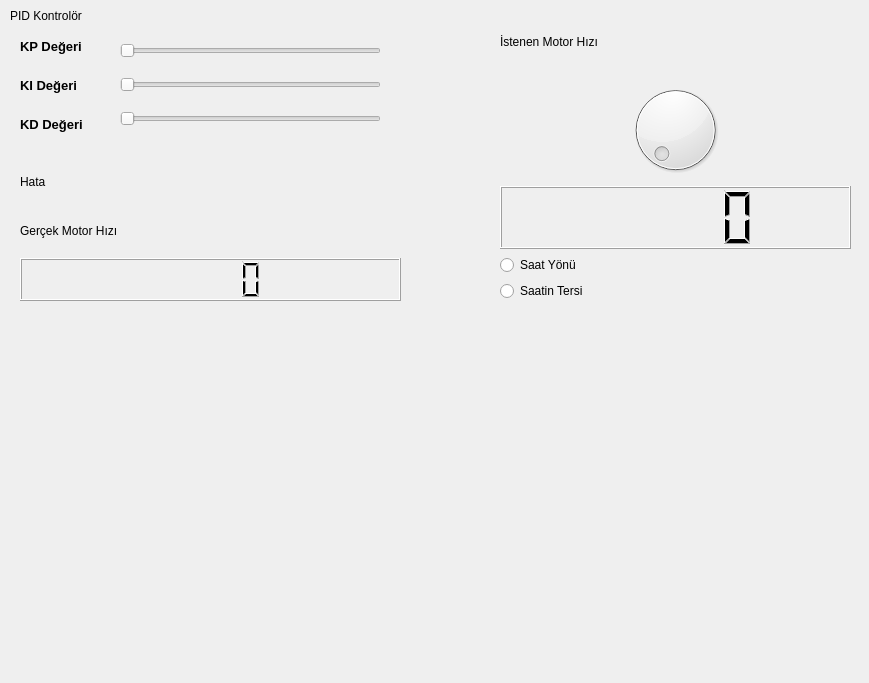
<?xml version="1.0" encoding="UTF-8"?>
<ui version="4.0">
 <class>Dialog</class>
 <widget class="QDialog" name="Dialog">
  <property name="geometry">
   <rect>
    <x>0</x>
    <y>0</y>
    <width>869</width>
    <height>683</height>
   </rect>
  </property>
  <property name="windowTitle">
   <string>Dialog</string>
  </property>
  <property name="autoFillBackground">
   <bool>false</bool>
  </property>
  <property name="styleSheet">
   <string notr="true">selection-background-color: rgb(170, 255, 255);</string>
  </property>
  <widget class="QWidget" name="layoutWidget">
   <property name="geometry">
    <rect>
     <x>500</x>
     <y>10</y>
     <width>351</width>
     <height>291</height>
    </rect>
   </property>
   <layout class="QVBoxLayout" name="verticalLayout_4">
    <item>
     <widget class="QLabel" name="label_4">
      <property name="text">
       <string>İstenen Motor Hızı</string>
      </property>
     </widget>
    </item>
    <item>
     <widget class="QDial" name="motorHiz">
      <property name="cursor">
       <cursorShape>OpenHandCursor</cursorShape>
      </property>
      <property name="maximum">
       <number>250</number>
      </property>
      <property name="singleStep">
       <number>10</number>
      </property>
     </widget>
    </item>
    <item>
     <widget class="QLCDNumber" name="hizGosterge"/>
    </item>
    <item>
     <widget class="QRadioButton" name="saatYonu">
      <property name="text">
       <string>Saat Yönü</string>
      </property>
     </widget>
    </item>
    <item>
     <widget class="QRadioButton" name="saatinTersi">
      <property name="text">
       <string>Saatin Tersi</string>
      </property>
     </widget>
    </item>
   </layout>
  </widget>
  <widget class="QWidget" name="layoutWidget">
   <property name="geometry">
    <rect>
     <x>20</x>
     <y>160</y>
     <width>381</width>
     <height>141</height>
    </rect>
   </property>
   <layout class="QVBoxLayout" name="verticalLayout_5">
    <item>
     <widget class="QLabel" name="label_7">
      <property name="text">
       <string>Hata </string>
      </property>
     </widget>
    </item>
    <item>
     <widget class="QLabel" name="label_5">
      <property name="text">
       <string>Gerçek Motor Hızı</string>
      </property>
     </widget>
    </item>
    <item>
     <widget class="QLCDNumber" name="gercekHiz"/>
    </item>
   </layout>
  </widget>
  <widget class="QLabel" name="label_6">
   <property name="geometry">
    <rect>
     <x>10</x>
     <y>0</y>
     <width>121</width>
     <height>31</height>
    </rect>
   </property>
   <property name="text">
    <string>PID Kontrolör</string>
   </property>
  </widget>
  <widget class="QWidget" name="layoutWidget">
   <property name="geometry">
    <rect>
     <x>20</x>
     <y>30</y>
     <width>91</width>
     <height>111</height>
    </rect>
   </property>
   <layout class="QVBoxLayout" name="verticalLayout">
    <item>
     <widget class="QLabel" name="label">
      <property name="text">
       <string>&lt;html&gt;&lt;head/&gt;&lt;body&gt;&lt;p&gt;&lt;span style=&quot; font-size:10pt; font-weight:600;&quot;&gt;KP Değeri&lt;/span&gt;&lt;/p&gt;&lt;/body&gt;&lt;/html&gt;</string>
      </property>
      <property name="textFormat">
       <enum>Qt::AutoText</enum>
      </property>
     </widget>
    </item>
    <item>
     <widget class="QLabel" name="label_2">
      <property name="text">
       <string>&lt;html&gt;&lt;head/&gt;&lt;body&gt;&lt;p&gt;&lt;span style=&quot; font-size:10pt; font-weight:600;&quot;&gt;KI Değeri&lt;/span&gt;&lt;/p&gt;&lt;/body&gt;&lt;/html&gt;</string>
      </property>
     </widget>
    </item>
    <item>
     <widget class="QLabel" name="label_3">
      <property name="text">
       <string>&lt;html&gt;&lt;head/&gt;&lt;body&gt;&lt;p&gt;&lt;span style=&quot; font-size:10pt; font-weight:600;&quot;&gt;KD Değeri&lt;/span&gt;&lt;/p&gt;&lt;/body&gt;&lt;/html&gt;</string>
      </property>
     </widget>
    </item>
   </layout>
  </widget>
  <widget class="QWidget" name="layoutWidget">
   <property name="geometry">
    <rect>
     <x>120</x>
     <y>30</y>
     <width>261</width>
     <height>111</height>
    </rect>
   </property>
   <layout class="QVBoxLayout" name="verticalLayout_2">
    <item>
     <widget class="QSlider" name="KP_value">
      <property name="maximum">
       <number>100</number>
      </property>
      <property name="orientation">
       <enum>Qt::Horizontal</enum>
      </property>
     </widget>
    </item>
    <item>
     <widget class="QSlider" name="KI_value">
      <property name="orientation">
       <enum>Qt::Horizontal</enum>
      </property>
     </widget>
    </item>
    <item>
     <widget class="QSlider" name="KD_value">
      <property name="orientation">
       <enum>Qt::Horizontal</enum>
      </property>
     </widget>
    </item>
   </layout>
  </widget>
  <widget class="QWidget" name="layoutWidget">
   <property name="geometry">
    <rect>
     <x>20</x>
     <y>310</y>
     <width>831</width>
     <height>361</height>
    </rect>
   </property>
   <layout class="QVBoxLayout" name="verticalLayout_7">
    <item>
     <layout class="QGridLayout" name="gridLayout"/>
    </item>
    <item>
     <layout class="QVBoxLayout" name="verticalLayout_3"/>
    </item>
   </layout>
  </widget>
 </widget>
 <resources/>
 <connections/>
</ui>
